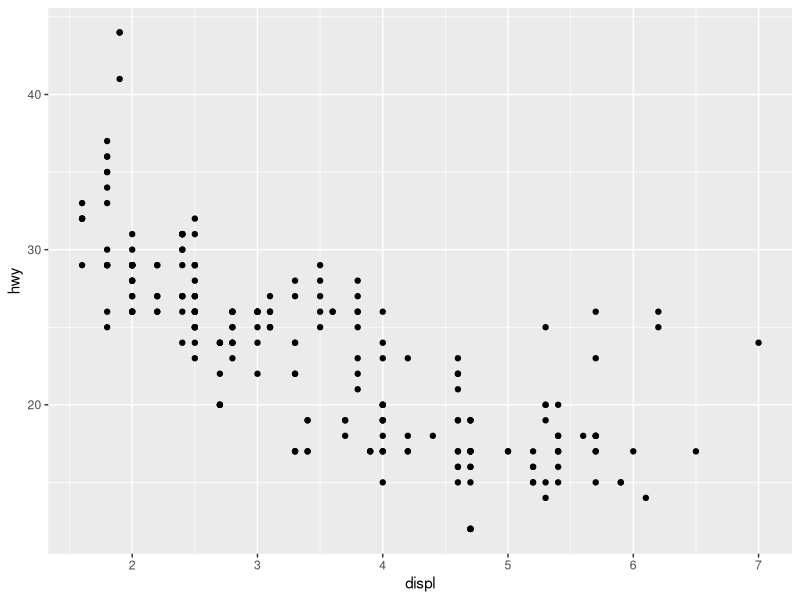
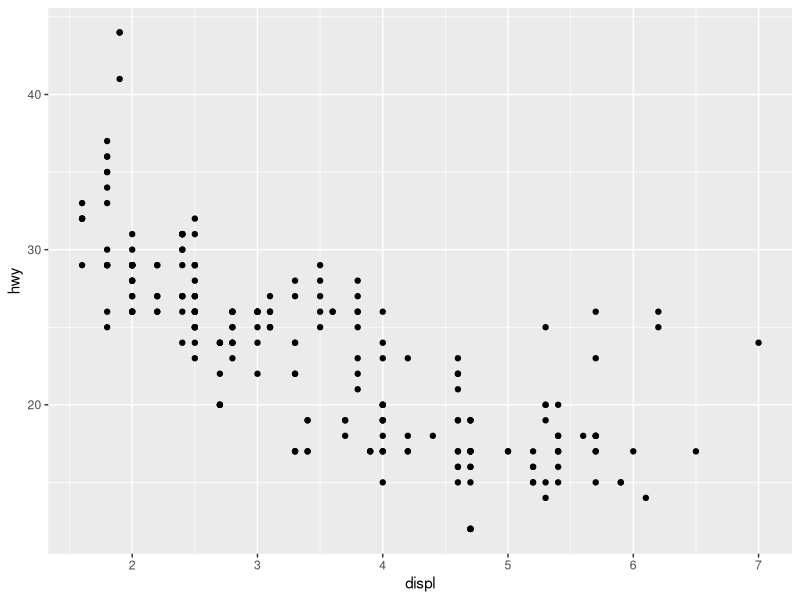
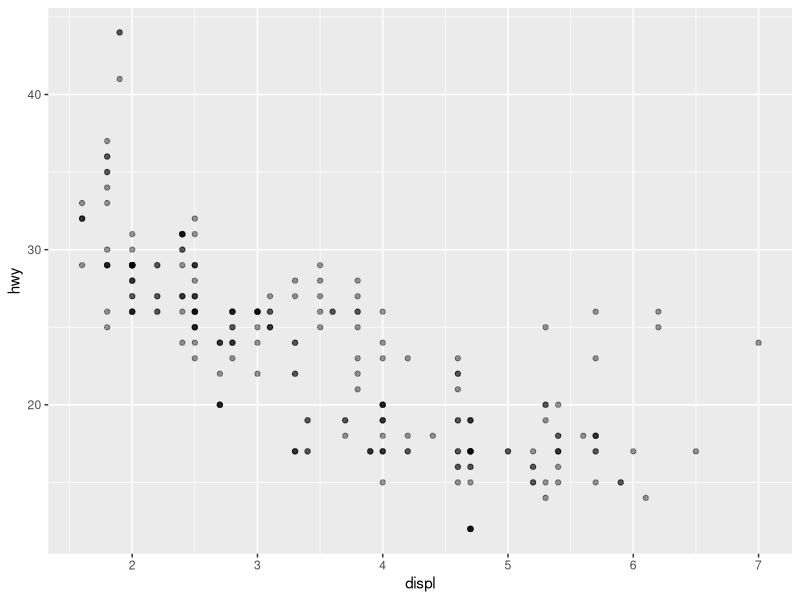
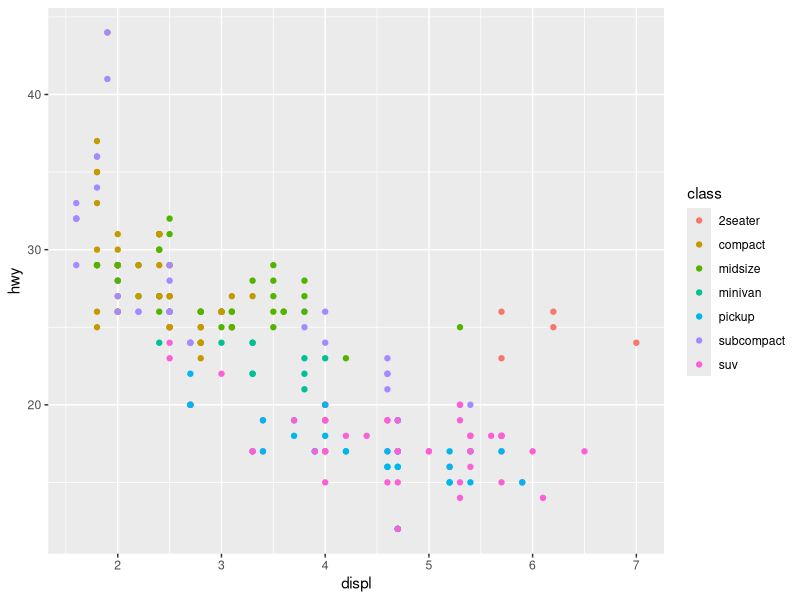
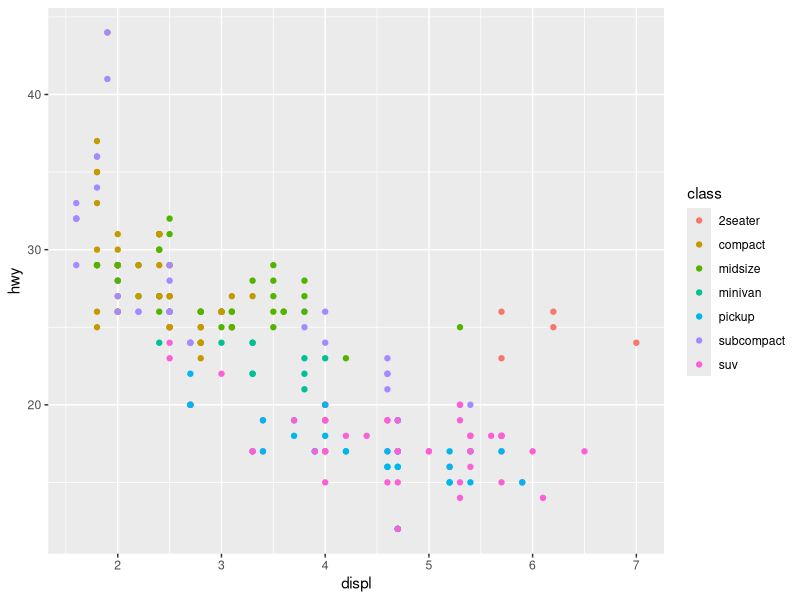
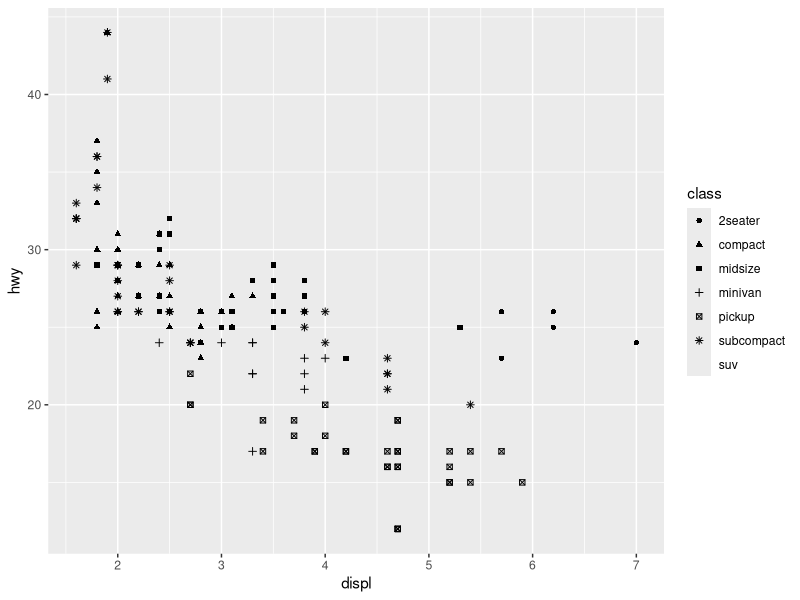
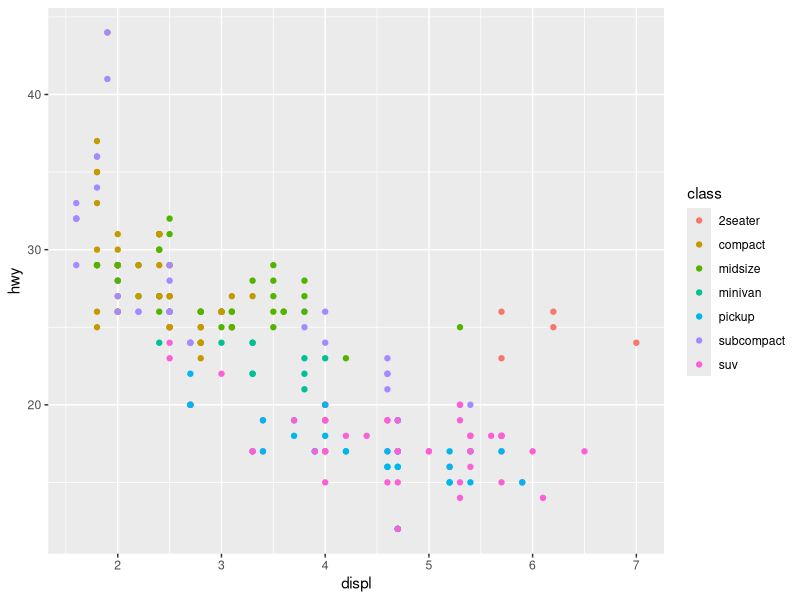
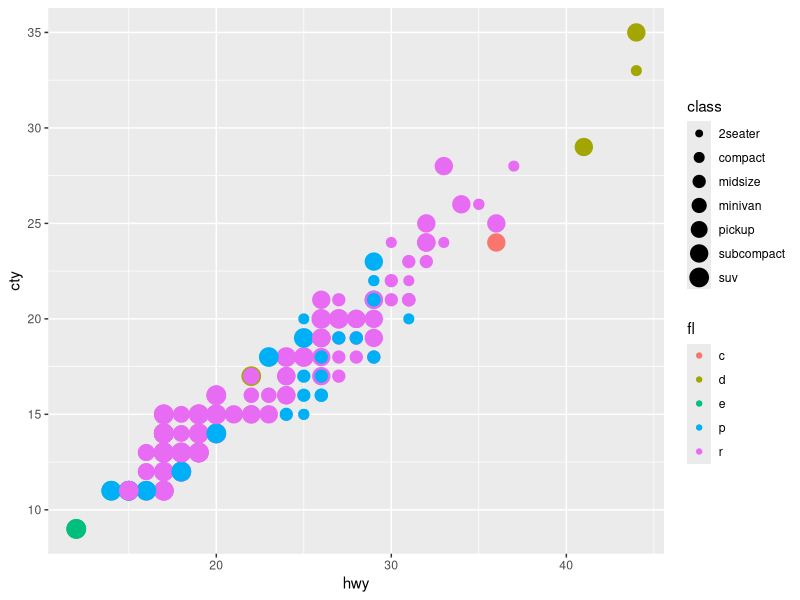

These charts were generated, in order, by the following R code:
## ---- chunk 1

library(tidyverse)
## ---- chunk 2
mpg
## ---- chunk 3
myplot <- ggplot(data = mpg, mapping = aes(x = displ, y = hwy)) +
  geom_point()

myplot

# above can also write like this, where you include your aesthetic mapping in your geom calls
myplot2 <- ggplot(data=mpg)+
  geom_point(mapping = aes(x = displ, y = hwy))

myplot2
# but you don't want to do it because it makes things confusing. 
# remember that ggplot2 builds off previous calls and you want to do that.
## ---- chunk 4
myplot <- ggplot(data = mpg, mapping = aes(x = displ, y = hwy)) +
  geom_point(alpha = 0.4) #darker plots have 0.4 transparency dots stacked on top of each other

myplot
## ---- chunk 5
myplot <- ggplot(mpg, aes(x = displ, y = hwy))+
  geom_point(aes(color=class))

myplot

# can also write like:
myplot <- ggplot(mpg, aes(x = displ, y = hwy, color = class))+
  geom_point()

myplot
## ---- chunk 6
myplot <- ggplot(mpg, aes(x = displ, y = hwy, shape = class))+
  geom_point()

myplot # we just encountered a problem b/c there are only 6 shapes but there are 7 classes; it then removed rows

# now map back to color b/c shapes look weird
myplot <- ggplot(mpg, aes(x = displ, y = hwy, color = class))+
  geom_point()

myplot
## ---- chunk 7
newplot <- ggplot(mpg, aes(x= hwy, y = cty, size = class, color=fl))+
  geom_point()

newplot #got warning message about using size for a discrete variable; not advised!

## ---- chunk 8
plot3 <- ggplot(mpg, aes(x = displ, y = hwy))+
  geom_point(alpha = 0.4, color="blue") #colors can also be numbers (w/o "")

plot3
## ---- chunk 9

